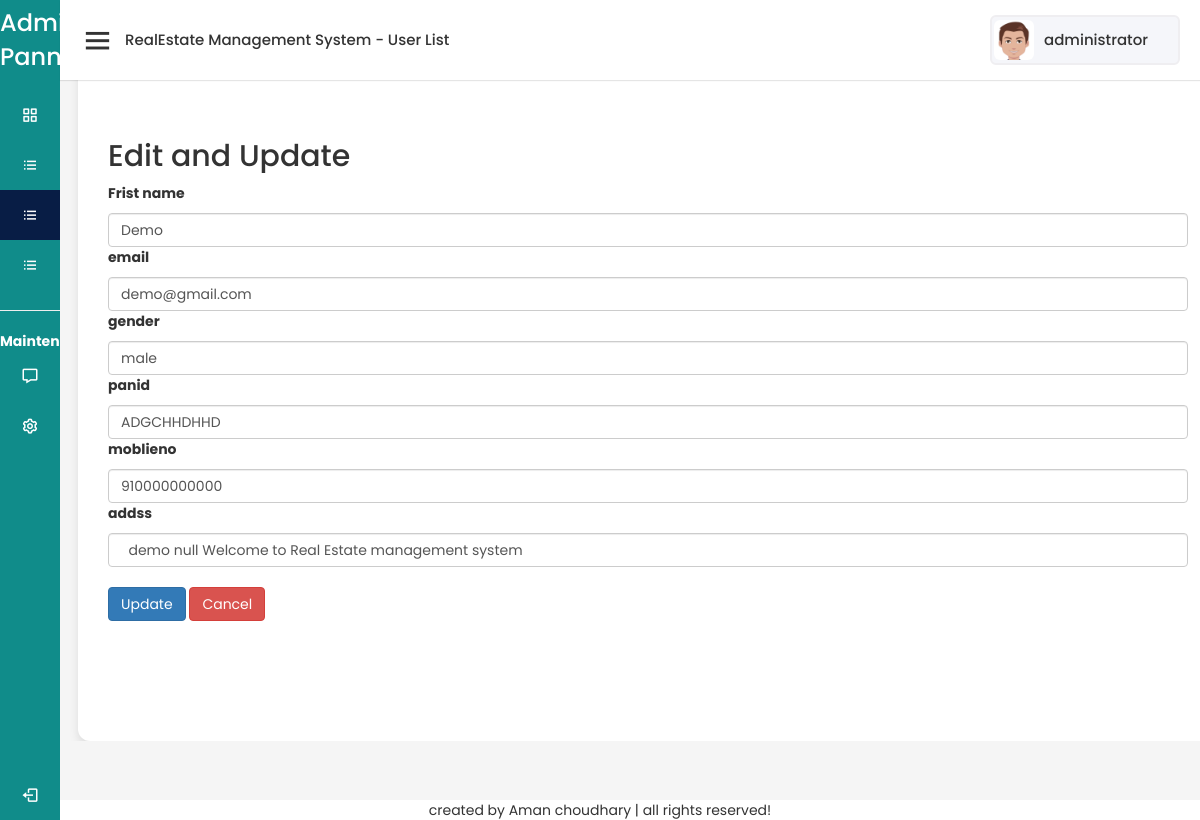
The app's page /admin/edit_user_list.php?id=7 (signed in) with its own data.
### tables this page shows
CREATE TABLE `user_form` (
  `id` int(255) NOT NULL,
  `name` varchar(255) NOT NULL,
  `email` varchar(255) NOT NULL,
  `password` varchar(255) NOT NULL,
  `user_type` varchar(255) NOT NULL DEFAULT 'user',
  `gender` varchar(255) NOT NULL,
  `panid` varchar(10) NOT NULL,
  `moblieno` bigint(10) NOT NULL,
  `addss` varchar(500) NOT NULL
);

### admin/edit_user_list.php (the view, shortened to what this page needs)
<?php
@include 'config.php';
?>
<!DOCTYPE html>
<html lang="en">
<head>
    <link rel="stylesheet" href="realestate.css">
    <link href='https://unpkg.com/boxicons@2.0.7/css/boxicons.min.css' rel='stylesheet'>
    <link rel="stylesheet" href="https://maxcdn.bootstrapcdn.com/bootstrap/3.4.1/css/bootstrap.min.css">
   </head>
</head>
<body>
<div class="sidebar">
    <div class="logo-details">
      <span class="logo_name">Admin Pannel </span>
    </div>
      <ul class="nav-links">
        <li>
          <a href="admin_page.php" >
            <i class='bx bx-grid-alt' ></i>
          </a>
        </li>
        <li>
          <a href="RealEstateList.php">
          <i class='bx bx-list-ul' ></i>
          </a>
        </li>
        <li>
          <a href="user_list.php" class="active">
            <i class='bx bx-list-ul' ></i>
          </a>
        </li>
        <li>
          <a href="#">
            <i class='bx bx-list-ul' ></i>
          </a>
        </li><hr>
        <center> <b style="color: white;"  >Maintence</b></center>
        <li>
          <a href="inqui.php">
            <i class='bx bx-message' ></i>
          </a>
        </li>
        <li>
          <a href="#">
            <i class='bx bx-cog' ></i>
          </a>
        </li>
        <li class="log_out">
          <a href="logout.php">
            <i class='bx bx-log-out'></i>
          </a>
        </li>
      </ul>
  </div>
  <section class="home-section">
    <nav>
      <div class="sidebar-button">
        <i class='bx bx-menu sidebarBtn'></i>
        <span class="dashboard">RealEstate Management System - User List</span>
      </div>
      <div class="profile-details">
        <img src="1.png" alt="">
        <span class="admin_name"><span><?php echo $_SESSION['admin_name'] ?></span></span>
      </div>
    </nav>
<div>
<section>
         <div class="sales-boxes">
        <div class="recent-sales box">
      <h2> Edit and Update</h2>
      <div class="row">
        <div class="col-md-12">
            <div class="card">
                <div class="card-body">
                <?php
                if(isset($_GET['id']))
                {
                    $user_id = $_GET['id'];
                    $user_form = "SELECT * FROM user_form WHERE id='$user_id'" ;
                    $users_run = mysqli_query($conn,$user_form);
                    if(mysqli_num_rows($users_run)>0)
                    {
                        foreach($users_run as $user_form){
                        ?>
                    <form action="code.php" method="POST" >
                        <div class="row">
                            <div class="col-md-12 mb-3">
                                <label for="">Frist name</label>
                                <input type="text"  name="name" value="<?=$user_form['name'];?>" class="form-control">
                            </div>
                            <div class="col-md-12 mb-3">
                                <label for="">email</label>
                                <input type="text"  name="email" value="<?=$user_form['email'];?>"class="form-control">
                            </div>
                            <div class="col-md-12 mb-3">
                                <label for="">gender</label>
                                <input type="text"  name="gender" value="<?=$user_form['gender'];?>" class="form-control">
                            </div>
                            <div class="col-md-12 mb-3">
                                <label for="">panid</label>
                                <input type="text"  name="panid" value="<?=$user_form['panid'];?>" class="form-control">
                            </div>
                            <div class="col-md-12 mb-3">
                                <label for="">moblieno</label>
                                <input type="text"  name="moblieno" value="<?=$user_form['moblieno'];?>" class="form-control">
                            </div>
                            <div class="col-md-12 mb-3">
                                <label for="">addss</label>
                                <input type="text"  name="addss" value="<?=$user_form['addss'];?>" class="form-control">
                            </div>
                           <div class="col-md-12 mb-3"><br>
                              <button type="submit" name="update_user_forom" class="btn btn-primary">Update</button>
                              <button type="submit" name="cancel_update" class="btn btn-danger">Cancel</button>
                            </div>
                        </div>
                    </form>
                    <?php
 }
                    }
                    else{
                        ?>
                        <h4>No record found</h4>
                        <?php
                    }
                }
                ?>
                </div>
            </div>
        </div>
    </div>
</div>
</div>
      </div>
</section>
<footer>
<div class="bg-light py-4">
      <div class="container text-center">
      <center>
      <div class="credit">created by <span> Aman choudhary </span> | all rights reserved! </div>
      </center>
      </div>
    </div>
</footer>
</body>
</html>

### admin/realestate.css (style rules this page uses)
* { margin: 0; padding: 0; box-sizing: border-box; font-family: 'Poppins', sans-serif; overflow-x: hidden; }
.sidebar { position: fixed; height: 100%; width: 240px; background: #108c8a; transition: all 0.5s ease; }
.sidebar .logo-details { height: 80px; display: flex; align-items: center; }
.sidebar .logo-details .logo_name { color: #fff; font-size: 24px; font-weight: 500; }
.sidebar .nav-links { margin-top: 10px; }
.sidebar .nav-links li { position: relative; list-style: none; height: 50px; }
.sidebar .nav-links li a { height: 100%; width: 100%; display: flex; align-items: center; text-decoration: none; transition: all 0.4s ease; }
.sidebar .nav-links li a.active { background: #081D45; }
.sidebar .nav-links li i { min-width: 60px; text-align: center; font-size: 18px; color: #fff; }
.sidebar .nav-links .log_out { position: absolute; bottom: 0; width: 100%; }
.home-section { position: relative; background: #f5f5f5; min-height: 100vh; width: calc(100% - 240px); left: 240px; transition: all 0.5s ease; }
.home-section nav { display: flex; justify-content: space-between; height: 80px; background: #fff; display: flex; align-items: center; position: fixed; width: calc(100% - 240px); left: 240px; z-index: 100; padding: 0 20px; box-shadow: 0 1px 1px rgba(0, 0, 0, 0.1); transition: all 0.5s ease; }
.home-section nav .sidebar-button { display: flex; align-items: center; font-size: 15px; font-weight: 500; }
nav .sidebar-button i { font-size: 35px; margin-right: 10px; }
.home-section nav .profile-details { display: flex; align-items: center; background: #F5F6FA; border: 2px solid #EFEEF1; border-radius: 6px; height: 50px; min-width: 190px; padding: 0 15px 0 2px; }
nav .profile-details img { height: 40px; width: 40px; border-radius: 6px; object-fit: cover; }
nav .profile-details .admin_name { font-size: 15px; font-weight: 500; color: #333; margin: 0 10px; white-space: nowrap; }
.sales-boxes .recent-sales { width: 100% ; background: #fff; padding: 120px 30px; margin: 0 18px; margin-top: 0px; border-radius: 12px; box-shadow: 0 5px 10px rgba(0, 0, 0, 0.1); }
@media (max-width: 1240px) { .sidebar { width: 60px; } }
@media (max-width: 1240px) { .home-section { width: calc(100% - 60px); left: 60px; } }
@media (max-width: 1240px) { .home-section nav { width: calc(100% - 60px); left: 60px; } }

### records on screen
user_form: name "Demo", email "demo@gmail.com", gender "male", panid "ADGCHHDHHD", moblieno "910000000000", addss "demo null Welcome to Real Estate management system"

### other values on screen
$_SESSION['admin_name'] "administrator"
